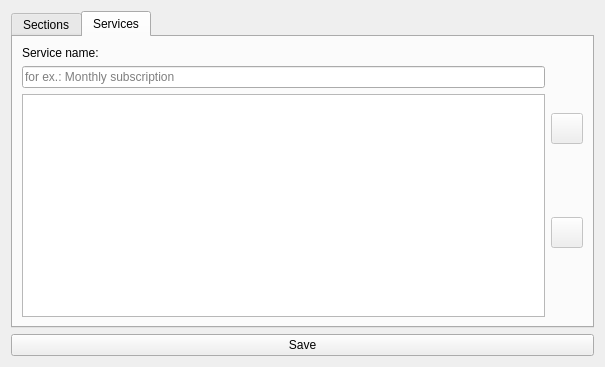
<?xml version="1.0" encoding="UTF-8"?>
<ui version="4.0">
 <class>SettingsWindow</class>
 <widget class="QWidget" name="SettingsWindow">
  <property name="geometry">
   <rect>
    <x>0</x>
    <y>0</y>
    <width>605</width>
    <height>367</height>
   </rect>
  </property>
  <property name="windowTitle">
   <string>Settings</string>
  </property>
  <property name="windowIcon">
   <iconset>
    <normaloff>:/icons/yesport_icon.png</normaloff>:/icons/yesport_icon.png</iconset>
  </property>
  <property name="toolTipDuration">
   <number>5000</number>
  </property>
  <property name="styleSheet">
   <string notr="true"/>
  </property>
  <layout class="QGridLayout" name="gridLayout_3">
   <item row="0" column="0">
    <layout class="QVBoxLayout" name="verticalLayout_2">
     <item>
      <widget class="QTabWidget" name="tabWidget">
       <property name="currentIndex">
        <number>1</number>
       </property>
       <widget class="QWidget" name="departmentsTab">
        <attribute name="title">
         <string>Sections</string>
        </attribute>
        <layout class="QGridLayout" name="gridLayout">
         <item row="0" column="1">
          <layout class="QVBoxLayout" name="verticalLayout">
           <item>
            <widget class="QToolButton" name="addDepartmentButton">
             <property name="enabled">
              <bool>false</bool>
             </property>
             <property name="text">
              <string/>
             </property>
             <property name="icon">
              <iconset resource="general.qrc">
               <normaloff>:/icons/images/Add.png</normaloff>:/icons/images/Add.png</iconset>
             </property>
             <property name="iconSize">
              <size>
               <width>24</width>
               <height>24</height>
              </size>
             </property>
            </widget>
           </item>
           <item>
            <widget class="QToolButton" name="removeDepartmentButton">
             <property name="enabled">
              <bool>false</bool>
             </property>
             <property name="text">
              <string/>
             </property>
             <property name="icon">
              <iconset resource="general.qrc">
               <normaloff>:/icons/images/Remove.png</normaloff>:/icons/images/Remove.png</iconset>
             </property>
             <property name="iconSize">
              <size>
               <width>24</width>
               <height>24</height>
              </size>
             </property>
            </widget>
           </item>
          </layout>
         </item>
         <item row="0" column="0">
          <layout class="QVBoxLayout" name="verticalLayout_4">
           <item>
            <widget class="QLabel" name="label">
             <property name="text">
              <string>Section name:</string>
             </property>
            </widget>
           </item>
           <item>
            <widget class="QLineEdit" name="departmentNameEdit">
             <property name="toolTip">
              <string comment="Enter department name and press plus to add one"/>
             </property>
             <property name="toolTipDuration">
              <number>5000</number>
             </property>
             <property name="placeholderText">
              <string>for ex.: Joga</string>
             </property>
            </widget>
           </item>
           <item>
            <widget class="QListWidget" name="departmentsList"/>
           </item>
          </layout>
         </item>
        </layout>
       </widget>
       <widget class="QWidget" name="programsTab">
        <attribute name="title">
         <string>Services</string>
        </attribute>
        <layout class="QGridLayout" name="gridLayout_2">
         <item row="0" column="1">
          <layout class="QVBoxLayout" name="verticalLayout_5">
           <item>
            <widget class="QLabel" name="label_2">
             <property name="text">
              <string>Service name:</string>
             </property>
            </widget>
           </item>
           <item>
            <widget class="QLineEdit" name="programNameEdit">
             <property name="placeholderText">
              <string>for ex.: Monthly subscription</string>
             </property>
            </widget>
           </item>
           <item>
            <widget class="QListWidget" name="programsList"/>
           </item>
          </layout>
         </item>
         <item row="0" column="2">
          <layout class="QVBoxLayout" name="verticalLayout_3">
           <item>
            <widget class="QToolButton" name="addProgramButton">
             <property name="enabled">
              <bool>false</bool>
             </property>
             <property name="text">
              <string/>
             </property>
             <property name="icon">
              <iconset resource="general.qrc">
               <normaloff>:/icons/images/Add.png</normaloff>:/icons/images/Add.png</iconset>
             </property>
             <property name="iconSize">
              <size>
               <width>24</width>
               <height>24</height>
              </size>
             </property>
            </widget>
           </item>
           <item>
            <widget class="QToolButton" name="removeProgramButton">
             <property name="enabled">
              <bool>false</bool>
             </property>
             <property name="text">
              <string/>
             </property>
             <property name="icon">
              <iconset resource="general.qrc">
               <normaloff>:/icons/images/Remove.png</normaloff>:/icons/images/Remove.png</iconset>
             </property>
             <property name="iconSize">
              <size>
               <width>24</width>
               <height>24</height>
              </size>
             </property>
            </widget>
           </item>
          </layout>
         </item>
        </layout>
       </widget>
      </widget>
     </item>
     <item>
      <widget class="QPushButton" name="closeButton">
       <property name="text">
        <string>Save</string>
       </property>
      </widget>
     </item>
    </layout>
   </item>
  </layout>
 </widget>
 <resources>
  <include location="general.qrc"/>
 </resources>
 <connections/>
</ui>
